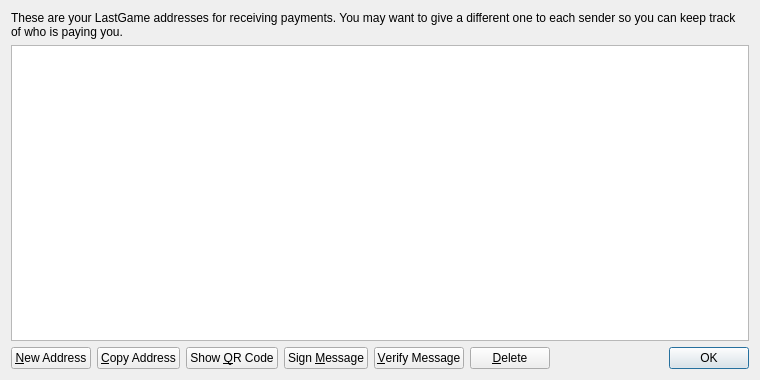
<?xml version="1.0" encoding="UTF-8"?>
<ui version="4.0">
 <class>AddressBookPage</class>
 <widget class="QWidget" name="AddressBookPage">
  <property name="geometry">
   <rect>
    <x>0</x>
    <y>0</y>
    <width>760</width>
    <height>380</height>
   </rect>
  </property>
  <property name="windowTitle">
   <string>Address Book</string>
  </property>
  <layout class="QVBoxLayout" name="verticalLayout">
   <item>
    <widget class="QLabel" name="labelExplanation">
     <property name="text">
      <string>These are your LastGame addresses for receiving payments. You may want to give a different one to each sender so you can keep track of who is paying you.</string>
     </property>
     <property name="textFormat">
      <enum>Qt::PlainText</enum>
     </property>
     <property name="wordWrap">
      <bool>true</bool>
     </property>
    </widget>
   </item>
   <item>
    <widget class="QTableView" name="tableView">
     <property name="contextMenuPolicy">
      <enum>Qt::CustomContextMenu</enum>
     </property>
     <property name="toolTip">
      <string>Double-click to edit address or label</string>
     </property>
     <property name="tabKeyNavigation">
      <bool>false</bool>
     </property>
     <property name="alternatingRowColors">
      <bool>true</bool>
     </property>
     <property name="selectionMode">
      <enum>QAbstractItemView::SingleSelection</enum>
     </property>
     <property name="selectionBehavior">
      <enum>QAbstractItemView::SelectRows</enum>
     </property>
     <property name="sortingEnabled">
      <bool>true</bool>
     </property>
     <attribute name="verticalHeaderVisible">
      <bool>false</bool>
     </attribute>
    </widget>
   </item>
   <item>
    <layout class="QHBoxLayout" name="horizontalLayout">
     <item>
      <widget class="QPushButton" name="newAddressButton">
       <property name="toolTip">
        <string>Create a new address</string>
       </property>
       <property name="text">
        <string>&amp;New Address</string>
       </property>
       <property name="icon">
        <iconset resource="../bitcoin.qrc">
         <normaloff>:/icons/add</normaloff>:/icons/add</iconset>
       </property>
      </widget>
     </item>
     <item>
      <widget class="QPushButton" name="copyToClipboard">
       <property name="toolTip">
        <string>Copy the currently selected address to the system clipboard</string>
       </property>
       <property name="text">
        <string>&amp;Copy Address</string>
       </property>
       <property name="icon">
        <iconset resource="../bitcoin.qrc">
         <normaloff>:/icons/editcopy</normaloff>:/icons/editcopy</iconset>
       </property>
      </widget>
     </item>
     <item>
      <widget class="QPushButton" name="showQRCode">
       <property name="text">
        <string>Show &amp;QR Code</string>
       </property>
       <property name="icon">
        <iconset resource="../bitcoin.qrc">
         <normaloff>:/icons/qrcode</normaloff>:/icons/qrcode</iconset>
       </property>
      </widget>
     </item>
     <item>
      <widget class="QPushButton" name="signMessage">
       <property name="toolTip">
        <string>Sign a message to prove you own a LastGame address</string>
       </property>
       <property name="text">
        <string>Sign &amp;Message</string>
       </property>
       <property name="icon">
        <iconset resource="../bitcoin.qrc">
         <normaloff>:/icons/edit</normaloff>:/icons/edit</iconset>
       </property>
      </widget>
     </item>
     <item>
      <widget class="QPushButton" name="verifyMessage">
       <property name="toolTip">
        <string>Verify a message to ensure it was signed with a specified LastGame address</string>
       </property>
       <property name="text">
        <string>&amp;Verify Message</string>
       </property>
       <property name="icon">
        <iconset resource="../bitcoin.qrc">
         <normaloff>:/icons/transaction_0</normaloff>:/icons/transaction_0</iconset>
       </property>
      </widget>
     </item>
     <item>
      <widget class="QPushButton" name="deleteButton">
       <property name="toolTip">
        <string>Delete the currently selected address from the list</string>
       </property>
       <property name="text">
        <string>&amp;Delete</string>
       </property>
       <property name="icon">
        <iconset resource="../bitcoin.qrc">
         <normaloff>:/icons/remove</normaloff>:/icons/remove</iconset>
       </property>
      </widget>
     </item>
     <item>
      <spacer name="horizontalSpacer">
       <property name="orientation">
        <enum>Qt::Horizontal</enum>
       </property>
       <property name="sizeHint" stdset="0">
        <size>
         <width>40</width>
         <height>20</height>
        </size>
       </property>
      </spacer>
     </item>
     <item>
      <widget class="QDialogButtonBox" name="buttonBox">
       <property name="sizePolicy">
        <sizepolicy hsizetype="Maximum" vsizetype="Fixed">
         <horstretch>0</horstretch>
         <verstretch>0</verstretch>
        </sizepolicy>
       </property>
       <property name="standardButtons">
        <set>QDialogButtonBox::Ok</set>
       </property>
      </widget>
     </item>
    </layout>
   </item>
  </layout>
 </widget>
 <resources>
  <include location="../bitcoin.qrc"/>
 </resources>
 <connections/>
</ui>
